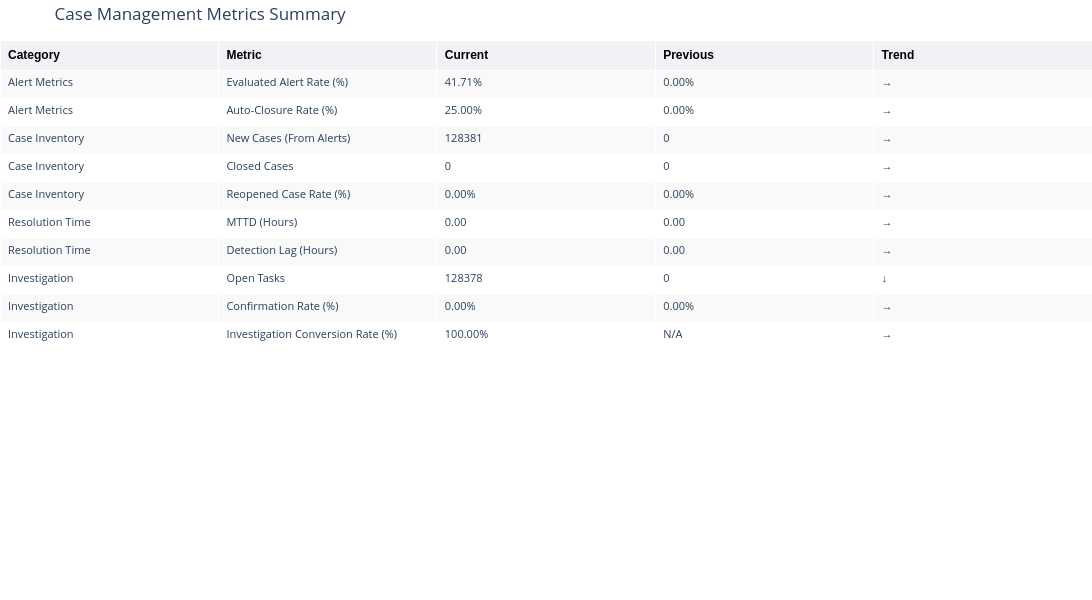

Notebook code for this chart:
### Markdown cell above
## 10. Summary Dashboard Table

### Code cell
def create_summary_dataframe(alert_metrics, case_inventory, resolution_metrics, investigation_metrics):
    """Create comprehensive summary dataframe with all metrics and trends"""
    
    summary_data = []
    
    # Alert Metrics
    summary_data.append({
        "Category": "Alert Metrics",
        "Metric": "Evaluated Alert Rate (%)",
        "Current": f"{alert_metrics['evaluated_alert_rate_current']:.2f}%",
        "Previous": f"{alert_metrics['evaluated_alert_rate_prev']:.2f}%",
        "Trend": get_trend_indicator(alert_metrics['evaluated_alert_rate_current'], 
                                      alert_metrics['evaluated_alert_rate_prev'])[0]
    })
    
    summary_data.append({
        "Category": "Alert Metrics",
        "Metric": "Auto-Closure Rate (%)",
        "Current": f"{alert_metrics['auto_closure_rate_current']:.2f}%",
        "Previous": f"{alert_metrics['auto_closure_rate_prev']:.2f}%",
        "Trend": get_trend_indicator(alert_metrics['auto_closure_rate_current'], 
                                      alert_metrics['auto_closure_rate_prev'])[0]
    })
    
    # Case Inventory
    summary_data.append({
        "Category": "Case Inventory",
        "Metric": "New Cases (From Alerts)",
        "Current": f"{int(case_inventory['cases_from_alerts_current'])}",
        "Previous": f"{int(case_inventory['cases_from_alerts_prev'])}",
        "Trend": get_trend_indicator(case_inventory['cases_from_alerts_current'], 
                                      case_inventory['cases_from_alerts_prev'])[0]
    })
    
    summary_data.append({
        "Category": "Case Inventory",
        "Metric": "Closed Cases",
        "Current": f"{int(case_inventory['closed_cases_current'])}",
        "Previous": f"{int(case_inventory['closed_cases_prev'])}",
        "Trend": get_trend_indicator(case_inventory['closed_cases_current'], 
                                      case_inventory['closed_cases_prev'])[0]
    })
    
    summary_data.append({
        "Category": "Case Inventory",
        "Metric": "Reopened Case Rate (%)",
        "Current": f"{case_inventory['reopened_rate_current']:.2f}%",
        "Previous": f"{case_inventory['reopened_rate_prev']:.2f}%",
        "Trend": get_trend_indicator(case_inventory['reopened_rate_prev'], 
                                      case_inventory['reopened_rate_current'])[0]  # Inverted
    })
    
    # Resolution Time
    summary_data.append({
        "Category": "Resolution Time",
        "Metric": "MTTD (Hours)",
        "Current": f"{resolution_metrics['mttd_hours_current']:.2f}",
        "Previous": f"{resolution_metrics['mttd_hours_prev']:.2f}",
        "Trend": get_trend_indicator(resolution_metrics['mttd_hours_prev'], 
                                      resolution_metrics['mttd_hours_current'])[0]  # Inverted
    })
    
    summary_data.append({
        "Category": "Resolution Time",
        "Metric": "Detection Lag (Hours)",
        "Current": f"{resolution_metrics['detection_lag_hours_current']:.2f}",
        "Previous": f"{resolution_metrics['detection_lag_hours_prev']:.2f}",
        "Trend": get_trend_indicator(resolution_metrics['detection_lag_hours_prev'], 
                                      resolution_metrics['detection_lag_hours_current'])[0]  # Inverted
    })
    
    # Investigation Metrics
    summary_data.append({
        "Category": "Investigation",
        "Metric": "Open Tasks",
        "Current": f"{int(investigation_metrics['open_tasks_current'])}",
        "Previous": f"{int(investigation_metrics['open_tasks_prev'])}",
        "Trend": get_trend_indicator(investigation_metrics['open_tasks_prev'], 
                                      investigation_metrics['open_tasks_current'])[0]  # Inverted
    })
    
    summary_data.append({
        "Category": "Investigation",
        "Metric": "Confirmation Rate (%)",
        "Current": f"{investigation_metrics['confirmation_rate_current']:.2f}%",
        "Previous": f"{investigation_metrics['confirmation_rate_prev']:.2f}%",
        "Trend": get_trend_indicator(investigation_metrics['confirmation_rate_current'], 
                                      investigation_metrics['confirmation_rate_prev'])[0]
    })
    
    summary_data.append({
        "Category": "Investigation",
        "Metric": "Investigation Conversion Rate (%)",
        "Current": f"{investigation_metrics['investigation_conversion_rate_current']:.2f}%",
        "Previous": "N/A",
        "Trend": "→"
    })
    
    return pd.DataFrame(summary_data)

# Create summary dataframe
summary_df = create_summary_dataframe(alert_metrics, case_inventory, resolution_metrics, investigation_metrics)

# Create interactive table visualization
fig_table = go.Figure(data=[go.Table(
    header=dict(
        values=["<b>Category</b>", "<b>Metric</b>", "<b>Current</b>", "<b>Previous</b>", "<b>Trend</b>"],
        fill_color="#f0f2f5",
        align="left",
        font=dict(color="black", size=12, family="Arial"),
        height=30
    ),
    cells=dict(
        values=[summary_df['Category'], summary_df['Metric'], summary_df['Current'], 
                summary_df['Previous'], summary_df['Trend']],
        fill_color=[["#f9f9f9", "#ffffff"] * 5],
        align="left",
        font=dict(size=11),
        height=28
    )
)])

fig_table.update_layout(
    title="Case Management Metrics Summary",
    height=600,
    width=1200,
    margin=dict(l=0, r=0, t=40, b=0)
)

fig_table.show()

print("\n✓ Summary table generated")
print("="*80)

### Figure 1 — Plotly figure (JSON) as saved in the notebook; plotly's stock layout.template omitted (floating-point values rounded to 4 significant figures)
{"data": [{"cells": {"align": "left", "fill": {"color": [["#f9f9f9", "#ffffff", "#f9f9f9", "#ffffff", "#f9f9f9", "#ffffff", "#f9f9f9", "#ffffff", "#f9f9f9", "#ffffff"]]}, "font": {"size": 11}, "height": 28, "values": [["Alert Metrics", "Alert Metrics", "Case Inventory", "Case Inventory", "Case Inventory", "Resolution Time", "Resolution Time", "Investigation", "Investigation", "Investigation"], ["Evaluated Alert Rate (%)", "Auto-Closure Rate (%)", "New Cases (From Alerts)", "Closed Cases", "Reopened Case Rate (%)", "MTTD (Hours)", "Detection Lag (Hours)", "Open Tasks", "Confirmation Rate (%)", "Investigation Conversion Rate (%)"], ["41.71%", "25.00%", "128381", "0", "0.00%", "0.00", "0.00", "128378", "0.00%", "100.00%"], ["0.00%", "0.00%", "0", "0", "0.00%", "0.00", "0.00", "0", "0.00%", "N/A"], ["→", "→", "→", "→", "→", "→", "→", "↓", "→", "→"]]}, "header": {"align": "left", "fill": {"color": "#f0f2f5"}, "font": {"color": "black", "family": "Arial", "size": 12}, "height": 30, "values": ["<b>Category</b>", "<b>Metric</b>", "<b>Current</b>", "<b>Previous</b>", "<b>Trend</b>"]}, "type": "table"}], "layout": {"height": 600, "margin": {"b": 0, "l": 0, "r": 0, "t": 40}, "title": {"text": "Case Management Metrics Summary"}, "width": 1200}}
